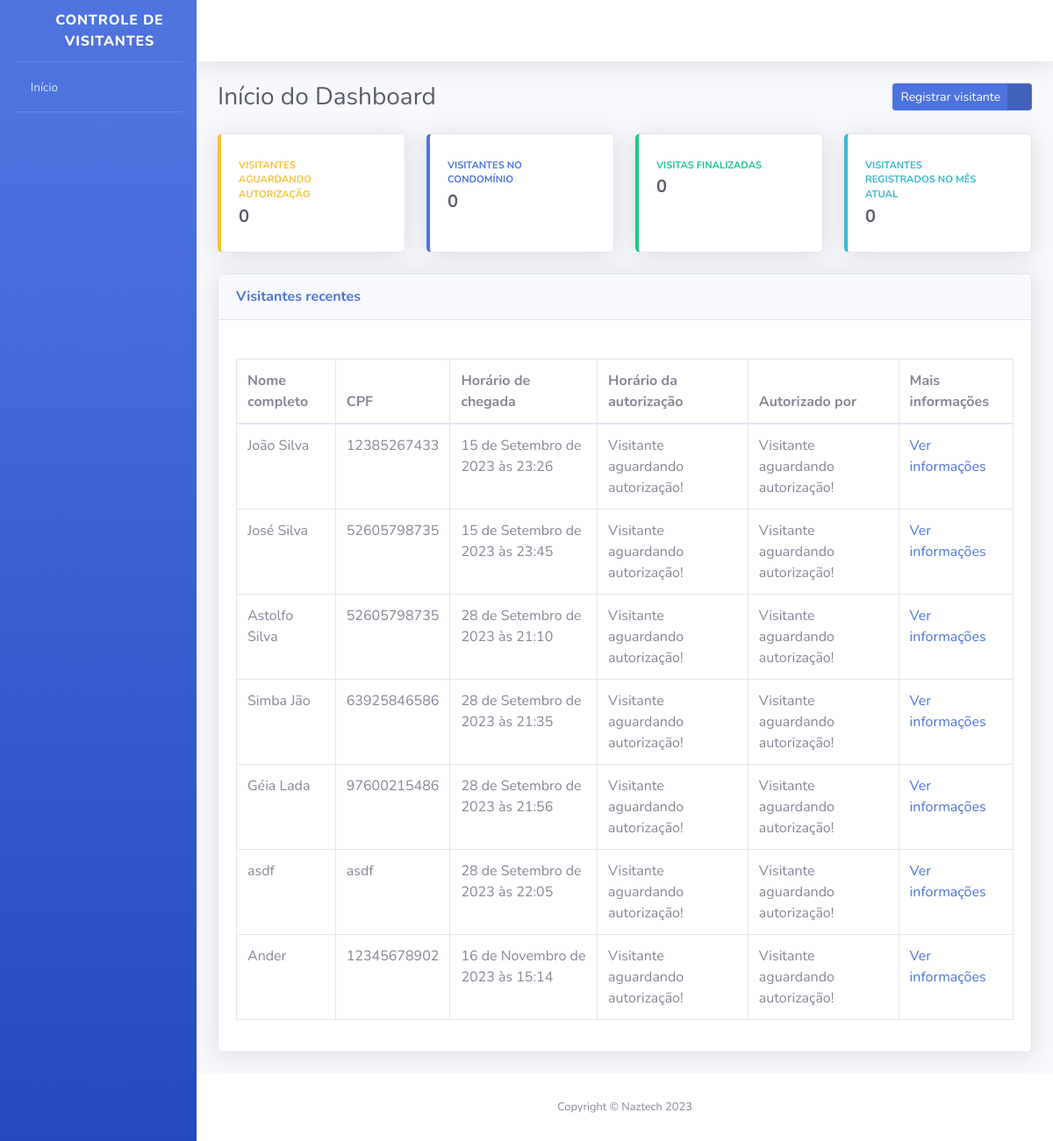
The app's page /, older data.
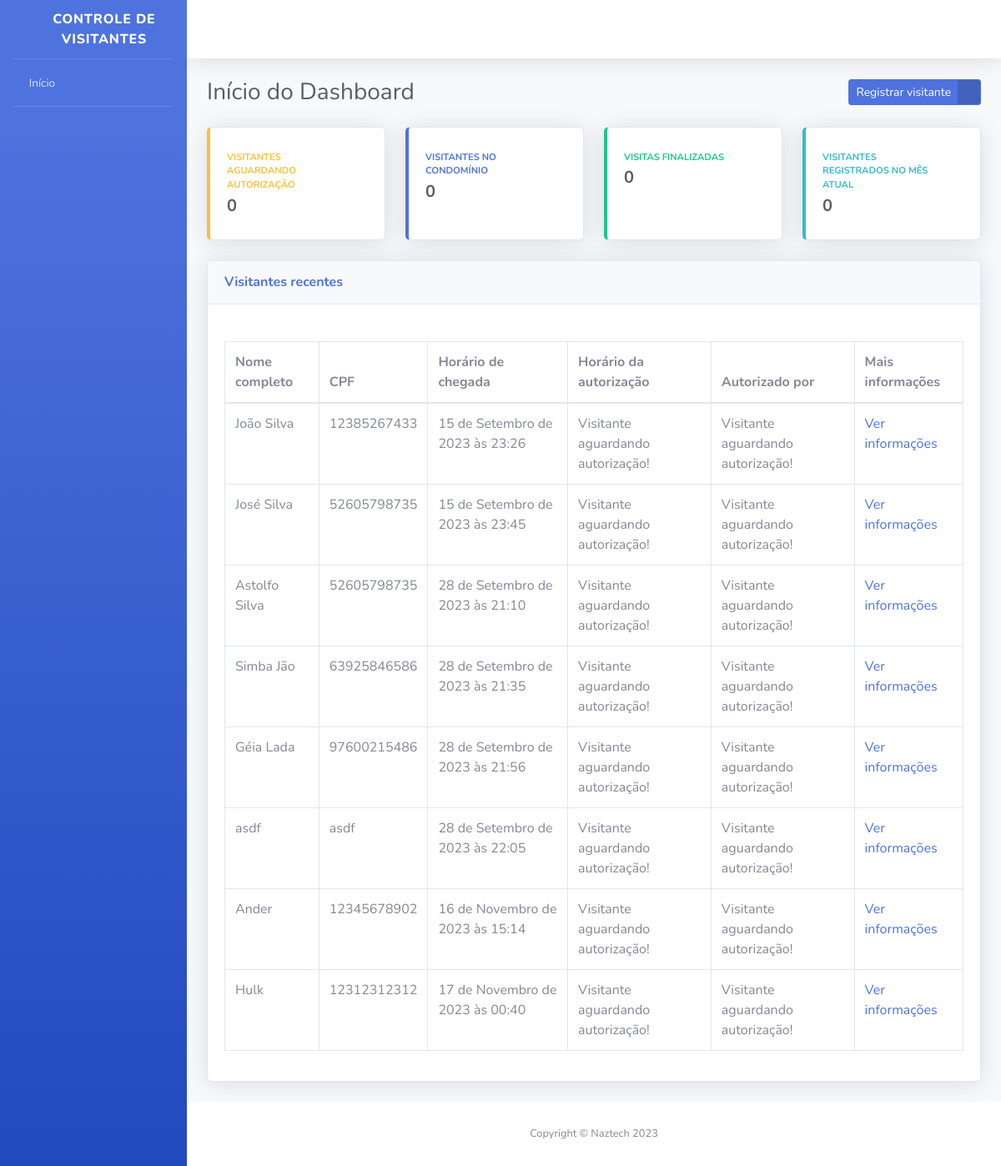
The same page, newer data.
### visitantes/models.py (models this page shows, shortened)
class Visitor(models.Model):
    VISITOR_STATUS = [
        ("AGUARDANDO", "Aguardando autorização"),
        ("EM_VISITA", "Em visita"),
        ("FINALIZADO", "Visita Finalizada"),
    ]
    status = models.CharField(
        verbose_name="Status",
        max_length=10,
        choices=VISITOR_STATUS,
        default="AGUARDANDO"
    )
    full_name = models.CharField(
        verbose_name="Nome completo",
        max_length=100,
        blank=False,
        null=False
    )
    cpf = models.CharField(
        verbose_name="CPF",
        max_length=11,
        null=False
    )
    birth_date = models.DateField(
        verbose_name="Data de nascimento",
        auto_now_add=False,
        auto_now=False,
        null=False
    )
    house_number = models.PositiveSmallIntegerField(
        verbose_name="Número da casa a ser visitada",
    )
    license_plate = models.CharField(
        verbose_name="Placa do veículo",
        max_length=7,
        blank=True,
        null=True
    )
    arrival_time = models.DateTimeField(
        verbose_name="Horário de chegada na portaria",
        auto_now_add=True
    )
    leave_time = models.DateTimeField(
        verbose_name="Horário de saída da portaria",
        auto_now=False,
        blank=True,
        null=True
    )
    authorization_time = models.DateTimeField(
        verbose_name="Horário de autorização de entrada",
        auto_now=False,
        blank=True,
        null=True
    )
    responsible_resident = models.CharField(
        verbose_name="Nome do morador responsável por autorizar a entrada do visitante",
        max_length=194,
        blank=True,
    )
    registered_by = models.ForeignKey(
        "porteiros.Concierge",
        verbose_name="Responsável pelo registro",
        on_delete=models.PROTECT
    )
    def get_authorization_time(self):
        if self.authorization_time:
            return self.authorization_time
        return "Visitante aguardando autorização!"
    def get_responsible_resident(self):
        if self.responsible_resident:
            return self.responsible_resident
        return "Visitante aguardando autorização!"
    class Meta:
        verbose_name = "Visitor"
        verbose_name_plural = "Visitors"
        db_table = "visitor"

### usuarios/views.py (the view)
def index(request):
    all_visitors = Visitor.objects.all()
    context = {
        "nome_pagina": "Início do Dashboard",
        "all_visitors": all_visitors,
    }
    return render(request, 'index.html', context)

### templates/index.html (shortened to what this page needs)
{% extends "base.html" %}
{% block content %}
<div class="container-fluid">
    <div class="d-sm-flex align-items-center justify-content-between mb-4">
        <h1 class="h3 mb-0 text-gray-800">{{nome_pagina}}</h1>
        <a href="{% url "visitor_registration" %}" class="btn btn-primary btn-icon-split btn-sm">
            <span class="text">Registrar visitante</span>
            <span class="icon text-white-50">
                <i class="fas fa-user-plus"></i>
            </span>
        </a>
    </div>
    <div class="row">
        <div class="col-xl-3 col-md-6 mb-4">
            <div class="card border-left-warning shadow h-100 py-2">
                <div class="card-body">
                    <div class="row no-gutters align-items-center">
                        <div class="col mr-2">
                            <div class="text-xs font-weight-bold text-warning text-uppercase mb-1">Visitantes aguardando autorização</div>
                            <div class="h5 mb-0 font-weight-bold text-gray-800">0</div>
                        </div>
                        <div class="col-auto">
                            <i class="fas fa-user-lock fa-2x text-gray-300"></i>
                        </div>
                    </div>
                </div>
            </div>
        </div>
        <div class="col-xl-3 col-md-6 mb-4">
            <div class="card border-left-primary shadow h-100 py-2">
                <div class="card-body">
                    <div class="row no-gutters align-items-center">
                        <div class="col mr-2">
                            <div class="text-xs font-weight-bold text-primary text-uppercase mb-1">Visitantes no condomínio</div>
                            <div class="h5 mb-0 font-weight-bold text-gray-800">0</div>
                        </div>
                        <div class="col-auto">
                            <i class="fas fa-user-clock fa-2x text-gray-300"></i>
                        </div>
                    </div>
                </div>
            </div>
        </div>
        <div class="col-xl-3 col-md-6 mb-4">
            <div class="card border-left-success shadow h-100 py-2">
                <div class="card-body">
                    <div class="row no-gutters align-items-center">
                        <div class="col mr-2">
                            <div class="text-xs font-weight-bold text-success text-uppercase mb-1">Visitas finalizadas</div>
                            <div class="h5 mb-0 font-weight-bold text-gray-800">0</div>
                        </div>
                        <div class="col-auto">
                            <i class="fas fa-user-check fa-2x text-gray-300"></i>
                        </div>
                    </div>
                </div>
            </div>
        </div>
        <div class="col-xl-3 col-md-6 mb-4">
            <div class="card border-left-info shadow h-100 py-2">
                <div class="card-body">
                    <div class="row no-gutters align-items-center">
                        <div class="col mr-2">
                            <div class="text-xs font-weight-bold text-info text-uppercase mb-1">Visitantes registrados no mês atual</div>
                            <div class="h5 mb-0 font-weight-bold text-gray-800">0</div>
                        </div>
                        <div class="col-auto">
                            <i class="fas fa-users fa-2x text-gray-300"></i>
                        </div>
                    </div>
                </div>
            </div>
        </div>
    </div>
    <div class="card shadow mb-4">
        <div class="card-header py-3 d-sm-flex align-items-center justify-content-between mb-4">
            <h6 class="m-0 font-weight-bold text-primary">Visitantes recentes</h6>
        </div>
        <div class="card-body">
            <div class="table-responsive">
                <table class="table table-bordered">
                    <thead>
                        <th>Nome completo</th>
                        <th>CPF</th>
                        <th>Horário de chegada</th>
                        <th>Horário da autorização</th>
                        <th>Autorizado por</th>
                        <th>Mais informações</th>
                    </thead>
                    <tbody>
                        {% for visitor in all_visitors %}
                            <tr>
                                <td>{{ visitor.full_name }}</td>
                                <td>{{ visitor.cpf }}</td>
                                <td>{{ visitor.arrival_time }}</td>
                                <td>{{ visitor.get_authorization_time }}</td>
                                <td>{{ visitor.get_responsible_resident }}</td>
                                <td>
                                    <a href="{% url "visitor_information" id=visitor.id %}">
                                        Ver informações
                                    </a>
                                </td>
                            </tr>
                        {% endfor %}
                    </tbody>
                </table>
            </div>
        </div>
    </div>
</div>
{% endblock content %}

### templates/base.html (shortened to what this page needs)
<!DOCTYPE html>
{% load static %}
<html lang="pt-br">
    <head>
        <link href="{% static 'css/sb-admin-2.min.css' %}" rel="stylesheet">
        <link href="{% static 'vendor/fontawesome-free/css/all.min.css' %}" rel="stylesheet" type="text/css">
    </head>
    <body id="page-top">
        <div id="wrapper">
            <ul class="navbar-nav bg-gradient-primary sidebar sidebar-dark accordion" id="accordionSidebar">
                <a class="sidebar-brand d-flex align-items-center justify-content-center" href="#">
                    <div class="sidebar-brand-icon rotate-n-15">
                        <i class="fas fa-user-shield"></i>
                    </div>
                    <div class="sidebar-brand-text">Controle de Visitantes</div>
                </a>
                <hr class="sidebar-divider my-0">
                <li class="nav-item">
                    <a class="nav-link" href="{% url "index" %}">
                        <i class="fas fa-home"></i>
                        <span>Início</span>
                    </a>
                </li>
                <hr class="sidebar-divider">
            </ul>
            <div id="content-wrapper" class="d-flex flex-column">
                <div id="content">
                    <nav class="navbar navbar-expand navbar-light bg-white topbar mb-4 static-top shadow">
                        <ul class="navbar-nav ml-auto">
                            <li class="nav-item dropdown no-arrow">
                                <a class="nav-link dropdown-toggle" href="#" id="userDropdown" role="button" data-toggle="dropdown" aria-haspopup="true" aria-expanded="false">
                                    <span class="mr-2 d-none d-lg-inline text-gray-800 small">
                                        <i class="fas fa-cog"></i>
                                    </span>
                                </a>
                            </li>
                        </ul>
                    </nav>
                    {% block content %} {% endblock content %}
                    <footer class="sticky-footer bg-white">
                        <div class="container my-auto">
                            <div class="copyright text-center my-auto">
                                <span>Copyright © Naztech 2023</span>
                            </div>
                        </div>
                    </footer>
                </div>
            </div>
        </div>
    </body>
</html>

Row changes from the older to the newer data that the page shows:
added Visitor: full_name "Hulk", cpf "12312312312", arrival_time "17 de Novembro de 2023 às 00:40", get_authorization_time "Visitante aguardando autorização!", get_responsible_resident "Visitante aguardando autorização!"
